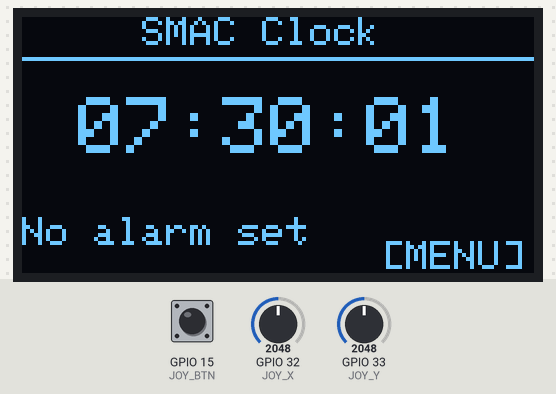
The sketch below on a simulated ESP32. On the bench: 128×64 one-colour display. The test bench sets the inputs (shaded band); at power-on: GPIO 15 (JOY_BTN) HIGH, GPIO 33 (JOY_Y) = 2048, GPIO 32 (JOY_X) = 2048.

Above: at 2.1 s.
At 3.2 s:
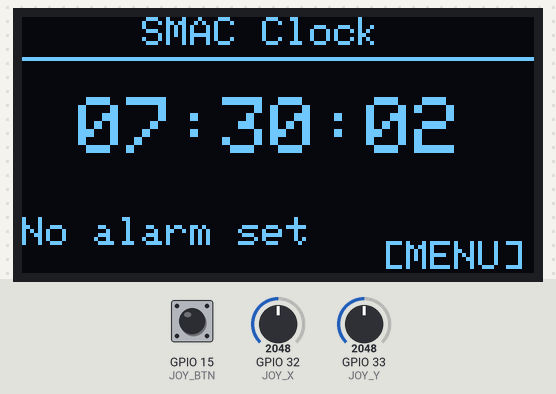
3.3 s: GPIO 15 (JOY_BTN) pulled LOW for 0.15 s
At 4.5 s:
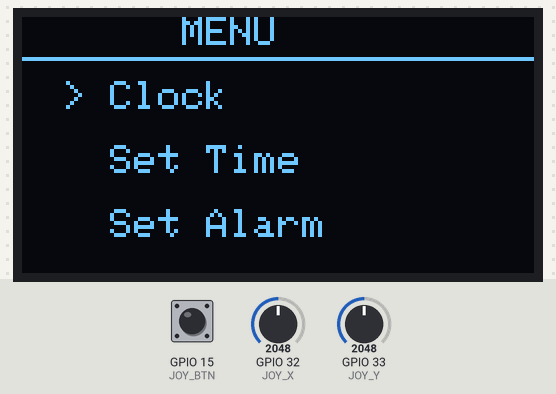
4.9 s: GPIO 33 (JOY_Y) set to 1044
6.4 s: GPIO 33 (JOY_Y) set to 937
At 8.41 s:
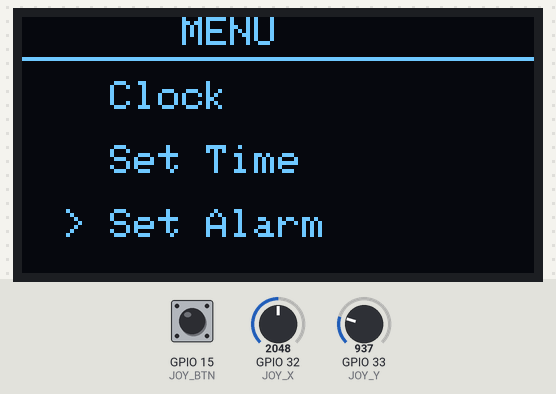
8.5 s: GPIO 15 (JOY_BTN) pulled LOW for 1 s
At 9.03 s:
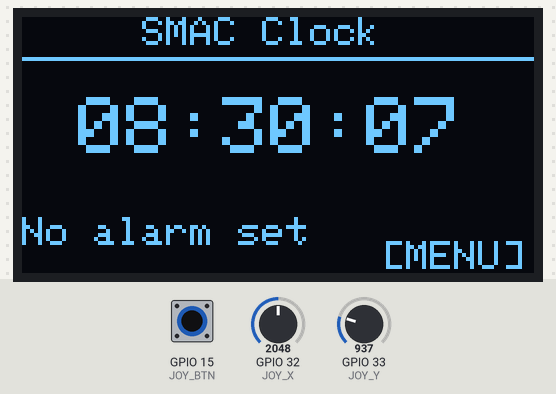
Timing chart, 0 to 11.1 s (numbered marks = the images above; inputs shaded):
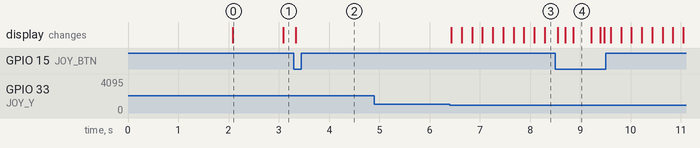

Measured:
- the behaviour switches between 1000 and 999 on GPIO 33 (JOY_Y) (found by bisection; images 2 and 3)
- after the input at 3.3 s, the display: changes at once (image 2)
- after the input at 4.9 s, every drawn part: stays the same
- after the input at 6.4 s, the display: changes at once (image 3)
- after the input at 8.5 s, the display: first changes after 0.05 s (image 4 shows a later state)
- what the display in image 0 shows lasts 1.0 s, from 2.1 s to 3.1 s

The sketch:

Joystick_Display.ino
```cpp
#include <Wire.h>
#include <Adafruit_GFX.h>
#include <Adafruit_SSD1306.h>

// ── OLED ──
#define SCREEN_WIDTH 128
#define SCREEN_HEIGHT 64
Adafruit_SSD1306 display(SCREEN_WIDTH, SCREEN_HEIGHT, &Wire, -1);

// ── Joystick ──
#define JOY_X   32
#define JOY_Y   33
#define JOY_BTN 15

// ── Joystick thresholds ──
#define JOY_HIGH 3000  // pushed up/right
#define JOY_LOW  1000  // pushed down/left

// ── Screens ──
#define SCREEN_CLOCK     0
#define SCREEN_MENU      1
#define SCREEN_SET_TIME  2
#define SCREEN_SET_ALARM 3
#define SCREEN_ALARM_ON  4

int currentScreen = SCREEN_CLOCK;
int menuIndex = 0;
const int MENU_ITEMS = 3;
String menuOptions[] = {"Clock", "Set Time", "Set Alarm"};

// ── Time ──
int clockH = 7, clockM = 30, clockS = 0;
unsigned long lastTick = 0;

// ── Alarm ──
int alarmH = 7, alarmM = 0;
bool alarmSet = false;
int editField = 0; // 0 = hours, 1 = minutes

// ── Joystick debounce ──
unsigned long lastJoyMove = 0;
#define JOY_DEBOUNCE 200

unsigned long lastBtnPress = 0;
#define BTN_DEBOUNCE 300

// ── Helper: print two digits ──
void printTwo(int val) {
  if (val < 10) display.print("0");
  display.print(val);
}

// ── Joystick reading ──
String getJoyDir() {
  if (millis() - lastJoyMove < JOY_DEBOUNCE) return "NONE";
  int x = analogRead(JOY_X);
  int y = analogRead(JOY_Y);
  if (y < JOY_LOW)  { lastJoyMove = millis(); return "UP"; }
  if (y > JOY_HIGH) { lastJoyMove = millis(); return "DOWN"; }
  if (x > JOY_HIGH) { lastJoyMove = millis(); return "RIGHT"; }
  if (x < JOY_LOW)  { lastJoyMove = millis(); return "LEFT"; }
  return "NONE";
}

bool getBtnPress() {
  if (millis() - lastBtnPress < BTN_DEBOUNCE) return false;
  if (!digitalRead(JOY_BTN)) {
    lastBtnPress = millis();
    return true;
  }
  return false;
}

// ── Tick clock ──
void tickClock() {
  if (millis() - lastTick >= 1000) {
    lastTick = millis();
    clockS++;
    if (clockS >= 60) { clockS = 0; clockM++; }
    if (clockM >= 60) { clockM = 0; clockH++; }
    if (clockH >= 24) { clockH = 0; }

    // Check alarm
    if (alarmSet && clockH == alarmH && clockM == alarmM && clockS == 0) {
      currentScreen = SCREEN_ALARM_ON;
    }
  }
}

// ── Draw clock screen ──
void drawClock() {
  display.clearDisplay();

  // Title
  display.setTextSize(1);
  display.setTextColor(WHITE);
  display.setCursor(30, 0);
  display.println("SMAC Clock");

  // Divider
  display.drawLine(0, 10, 128, 10, WHITE);

  // Big time
  display.setTextSize(2);
  display.setCursor(14, 20);
  printTwo(clockH);
  display.print(":");
  printTwo(clockM);
  display.print(":");
  printTwo(clockS);

  // Alarm status
  display.setTextSize(1);
  display.setCursor(0, 50);
  if (alarmSet) {
    display.print("Alarm: ");
    printTwo(alarmH);
    display.print(":");
    printTwo(alarmM);
  } else {
    display.print("No alarm set");
  }

  // Menu hint
  display.setCursor(90, 56);
  display.print("[MENU]");

  display.display();
}

// ── Draw menu screen ──
void drawMenu() {
  display.clearDisplay();

  display.setTextSize(1);
  display.setTextColor(WHITE);
  display.setCursor(40, 0);
  display.println("MENU");
  display.drawLine(0, 10, 128, 10, WHITE);

  for (int i = 0; i < MENU_ITEMS; i++) {
    display.setCursor(10, 16 + (i * 16));
    if (i == menuIndex) {
      display.print("> ");
    } else {
      display.print("  ");
    }
    display.println(menuOptions[i]);
  }

  display.display();
}

// ── Draw set time screen ──
void drawSetTime() {
  display.clearDisplay();

  display.setTextSize(1);
  display.setCursor(25, 0);
  display.println("Set Time");
  display.drawLine(0, 10, 128, 10, WHITE);

  display.setTextSize(2);
  display.setCursor(14, 22);

  // Highlight selected field
  if (editField == 0) {
    display.setTextColor(BLACK, WHITE); // inverted
    printTwo(clockH);
    display.setTextColor(WHITE);
  } else {
    printTwo(clockH);
  }

  display.print(":");

  if (editField == 1) {
    display.setTextColor(BLACK, WHITE);
    printTwo(clockM);
    display.setTextColor(WHITE);
  } else {
    printTwo(clockM);
  }

  display.setTextSize(1);
  display.setCursor(0, 52);
  display.print("UP/DN:change LR:switch");

  display.display();
}

// ── Draw set alarm screen ──
void drawSetAlarm() {
  display.clearDisplay();

  display.setTextSize(1);
  display.setCursor(22, 0);
  display.println("Set Alarm");
  display.drawLine(0, 10, 128, 10, WHITE);

  display.setTextSize(2);
  display.setCursor(14, 22);

  if (editField == 0) {
    display.setTextColor(BLACK, WHITE);
    printTwo(alarmH);
    display.setTextColor(WHITE);
  } else {
    printTwo(alarmH);
  }

  display.print(":");

  if (editField == 1) {
    display.setTextColor(BLACK, WHITE);
    printTwo(alarmM);
    display.setTextColor(WHITE);
  } else {
    printTwo(alarmM);
  }

  display.setTextSize(1);
  display.setCursor(0, 50);
  display.print("BTN: confirm alarm");

  display.display();
}

// ── Draw alarm ringing screen ──
void drawAlarmOn() {
  display.clearDisplay();
  display.setTextSize(2);
  display.setCursor(20, 10);
  display.println("WAKE UP!");
  display.setTextSize(1);
  display.setCursor(10, 40);
  display.println("Press BTN to stop");
  display.display();
}

// ── Handle menu navigation ──
void handleMenu() {
  String dir = getJoyDir();

  if (dir == "UP")   menuIndex = (menuIndex - 1 + MENU_ITEMS) % MENU_ITEMS;
  if (dir == "DOWN") menuIndex = (menuIndex + 1) % MENU_ITEMS;

  if (getBtnPress()) {
    if (menuIndex == 0) currentScreen = SCREEN_CLOCK;
    if (menuIndex == 1) { currentScreen = SCREEN_SET_TIME; editField = 0; }
    if (menuIndex == 2) { currentScreen = SCREEN_SET_ALARM; editField = 0; }
  }
}

// ── Handle set time navigation ──
void handleSetTime() {
  String dir = getJoyDir();

  if (dir == "LEFT")  editField = 0;
  if (dir == "RIGHT") editField = 1;

  if (editField == 0) {
    if (dir == "UP")   clockH = (clockH + 1) % 24;
    if (dir == "DOWN") clockH = (clockH - 1 + 24) % 24;
  } else {
    if (dir == "UP")   clockM = (clockM + 1) % 60;
    if (dir == "DOWN") clockM = (clockM - 1 + 60) % 60;
  }

  if (getBtnPress()) currentScreen = SCREEN_CLOCK;
}

// ── Handle set alarm navigation ──
void handleSetAlarm() {
  String dir = getJoyDir();

  if (dir == "LEFT")  editField = 0;
  if (dir == "RIGHT") editField = 1;

  if (editField == 0) {
    if (dir == "UP")   alarmH = (alarmH + 1) % 24;
    if (dir == "DOWN") alarmH = (alarmH - 1 + 24) % 24;
  } else {
    if (dir == "UP")   alarmM = (alarmM + 1) % 60;
    if (dir == "DOWN") alarmM = (alarmM - 1 + 60) % 60;
  }

  if (getBtnPress()) {
    alarmSet = true;
    currentScreen = SCREEN_CLOCK;
  }
}

void setup() {
  Serial.begin(115200);
  pinMode(JOY_BTN, INPUT_PULLUP);

  display.begin(SSD1306_SWITCHCAPVCC, 0x3C);
  display.clearDisplay();

  // Splash screen
  display.setTextSize(2);
  display.setTextColor(WHITE);
  display.setCursor(20, 10);
  display.println("S.M.A.C");
  display.setTextSize(1);
  display.setCursor(15, 40);
  display.println("Smart Moving Alarm");
  display.display();
  delay(2000);
}

void loop() {
  tickClock();

  // Clock screen — button opens menu
  if (currentScreen == SCREEN_CLOCK) {
    drawClock();
    if (getBtnPress()) {
      currentScreen = SCREEN_MENU;
      menuIndex = 0;
    }
  }

  else if (currentScreen == SCREEN_MENU) {
    drawMenu();
    handleMenu();
  }

  else if (currentScreen == SCREEN_SET_TIME) {
    drawSetTime();
    handleSetTime();
  }

  else if (currentScreen == SCREEN_SET_ALARM) {
    drawSetAlarm();
    handleSetAlarm();
  }

  else if (currentScreen == SCREEN_ALARM_ON) {
    drawAlarmOn();
    if (getBtnPress()) {
      currentScreen = SCREEN_CLOCK;
      alarmSet = false;
    }
  }
}
```
